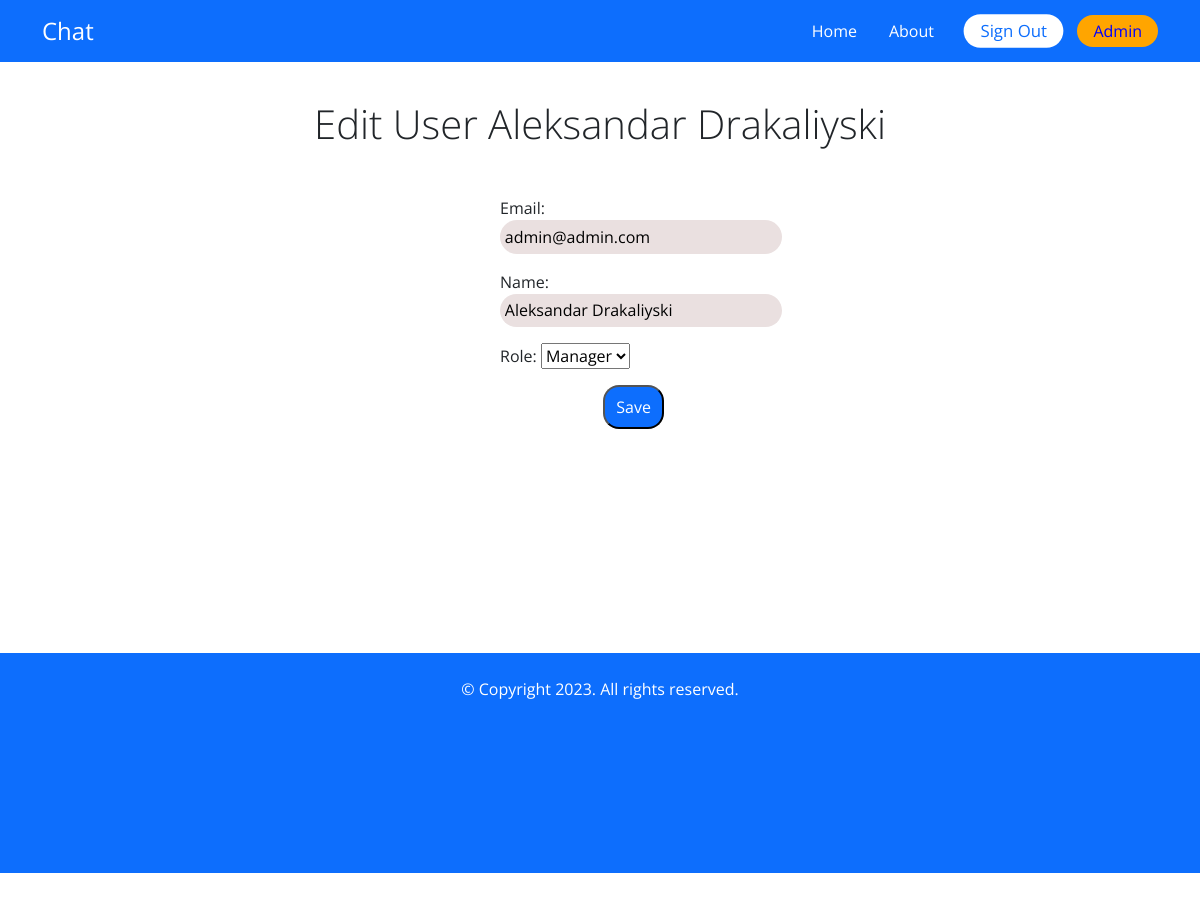
Screenshot of /chat-admin/user/4d2b93aa-9f94-4008-8d4d-f8e64582d31b/edit/ (signed in) with the database file from the repository.
### account/models.py (models this page shows)
class User(AbstractBaseUser, PermissionsMixin):
    AGENT = 'agent'
    MANAGER = 'manager'
    ROLES_CHOICES = (
        (AGENT, 'Agent'),
        (MANAGER, 'Manager'),
    )
    id = models.UUIDField(primary_key=True, default=uuid.uuid4, editable=False)
    email = models.EmailField(unique=True)
    name = models.CharField(max_length=255, blank=True, default='')
    role = models.CharField(max_length=20, choices=ROLES_CHOICES, default=AGENT)
    is_active = models.BooleanField(default=True)
    is_superuser = models.BooleanField(default=False)
    is_staff = models.BooleanField(default=False)
    date_joined = models.DateTimeField(default=timezone.now)
    last_login = models.DateTimeField(blank=True, null=True)
    objects = CustomUserManager()
    USERNAME_FIELD = 'email'
    EMAIL_FIELD = 'email'
    REQUIRED_FIELDS = ['name']

### chat/views.py (the view)
# urls.py: path('chat-admin/user/<uuid:id>/edit/', views.edit_user, name='edit_user'),
@login_required
def edit_user(request, id):
    if request.user.has_perm('user.edit_user'):
        user = User.objects.get(pk=id)
        if request.method == 'POST':
            form = EditUserForm(request.POST, instance=user)
            if form.is_valid():
                form.save()
                messages.success(request, 'User was edited successfully!')
                return redirect('/chat-admin/')
        else:
            form = EditUserForm(instance=user)
        context = {
            'user':user,
            'form': form,
        }
        return render(request, 'chat/edit_user.html', context=context)
    else:
        messages.error(request, 'You do not have permition to edit users!')
        return redirect('/chat-admin/')

### account/forms.py
class EditUserForm(forms.ModelForm):
    class Meta:
        model = User
        fields = ('email', 'name', 'role',)

### chat/templates/chat/edit_user.html (shortened to what this page needs)
{% extends 'core/base.html' %}
{% block content %}
<h1 class="room-h1">Edit User {{ user.name }}</h1>
<div class="container-fluid m-5 d-flex justify-content-center">
    <div class="col-md-2 d-flex justify-content-center">
        <form method="POST" action="." class="p-6" style="width: 120%; margin-bottom: 100%;">
            {{ form.as_p }}
            <div class="container d-flex justify-content-center">
                <button class="p-2 rounded-4 bg-primary text-white" style="width: 100px;">Save</button>
            </div>
        </form>
    </div>
</div>
{% endblock %}

### static/css/main.css (style rules this page uses)
body { font-family: 'Open Sans', sans-serif; overflow-y: scroll; overflow-x: hidden; }
h1 { margin-top: 1rem; text-align: center; font-weight: 300; }
input { background-color: rgb(234, 224, 224); border-radius: 130px; padding: 0.3rem; border: none; }
.room-h1 { margin-top: 100px !important; }

### chat/templates/chat/edit_user.html (style rules this page uses)
body { overflow: hidden; }
input { width: 160%; }
label { align-items: center; }
button { margin-left: 60%; }
.container-fluid { width: 90%; }

### rows the page displays
User: name "Aleksandar Drakaliyski", email "admin@admin.com", role "Manager"
